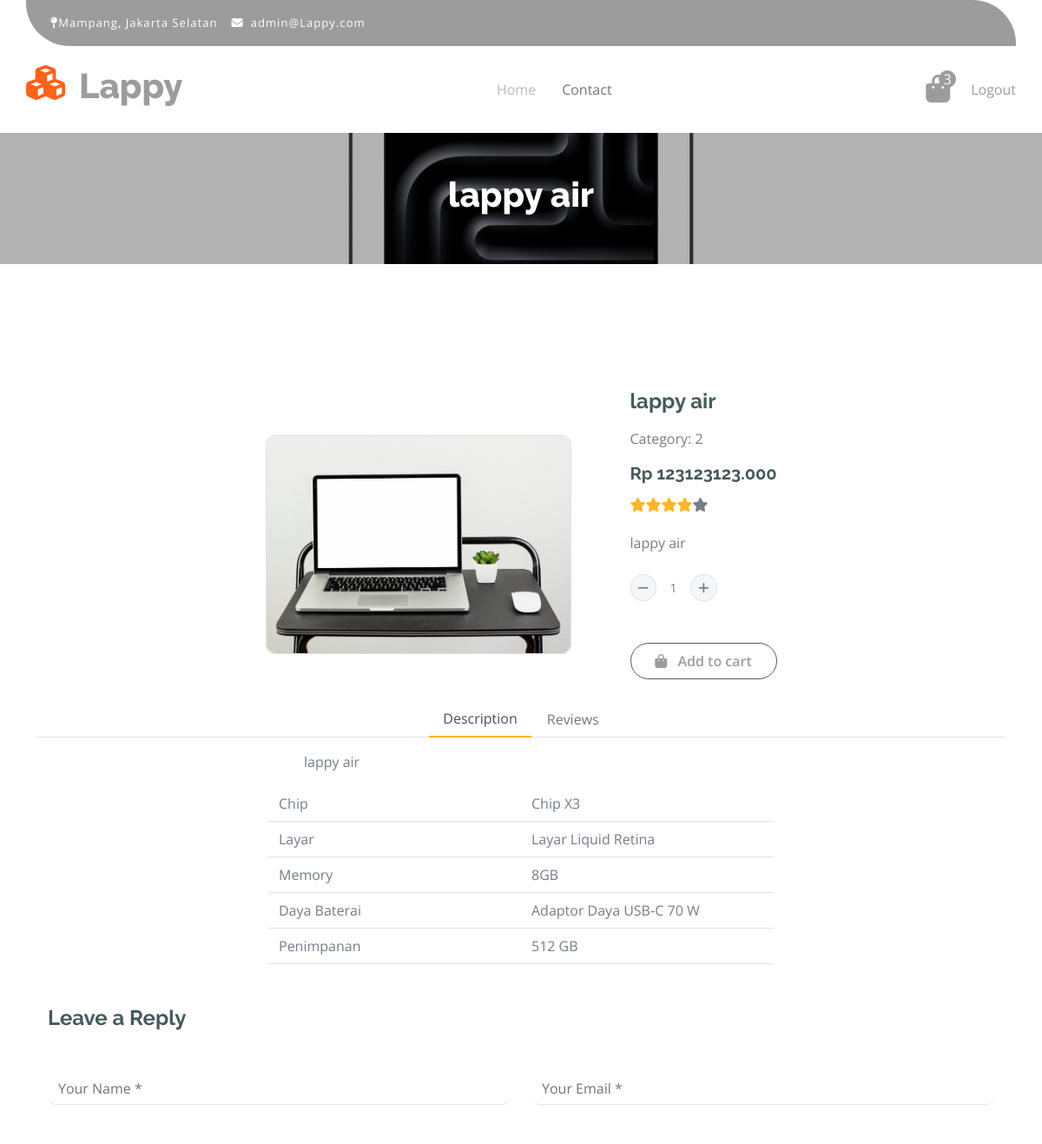
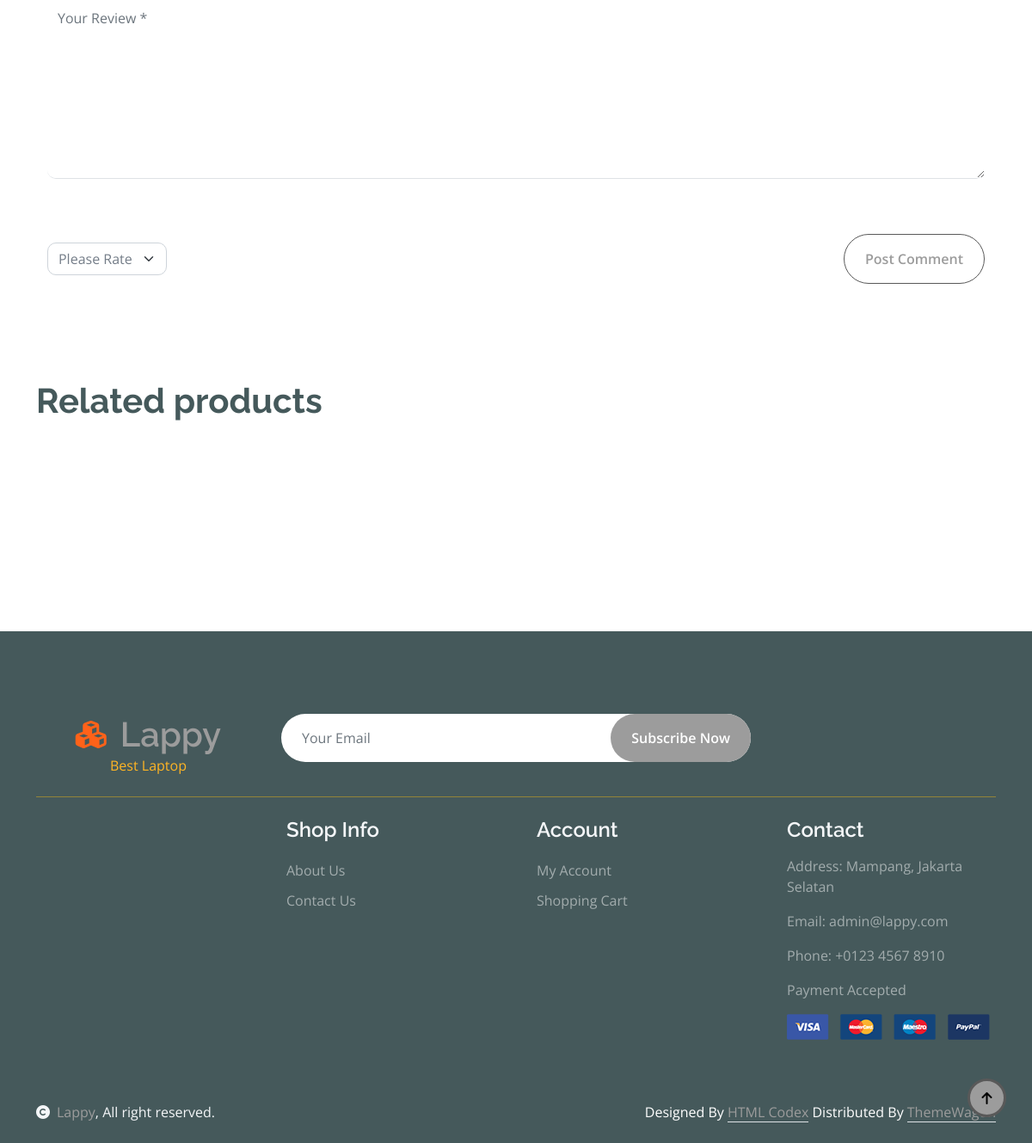
Page /detail/2/ (signed in) on the committed database (2 pictures, top to bottom).
### lappy_app/models.py (models this page shows)
class Products (models.Model):
    product_name = models.CharField(max_length=200)
    product_description = models.TextField()
    supplier_id = models.IntegerField()
    category_id = models.IntegerField()
    unit = models.CharField(max_length=200)
    price = models.DecimalField(max_digits=15, decimal_places=3)
    photo = models.ImageField(upload_to='images/products')
    def image_tag(self):
        return mark_safe('<img src="%s" width="100px" height="100px" />'%(self.photo.url))
    image_tag.short_description = 'Image'

### lappy_app/views.py (the view)
# urls.py: path('detail/<int:id>/', detail_view, name='detail'),
def detail_view(request, id):
    context ={}
    context["reviews"] = Reviews.objects.filter(product_id = id)
    context["product"] = Products.objects.get(id = id)
    related_category = context["product"].category_id
    context["related_products"] = Products.objects.filter(category_id=related_category).exclude(id=id)
    context["categories"] = Categories.objects.all()
    return render(request, "product.html", context)

### lappy_app/templates/product.html
{% include "components/header.html" %}
{% include "components/navbar.html" %}
{% include "components/product_detail.html" %}
{% include "components/footer.html" %}

### lappy_app/templates/components/product_detail.html (shortened to what this page needs)
    <div class="container-fluid page-header py-5 mt-5">
        <h1 class="text-center text-white display-6">{{product.product_name}}</h1>
    </div>
    <div class="container-fluid py-5 mt-5">
        <div class="container py-5">
            <div class=" mb-5">
                <div class="d-flex flex-column justify-content-center align-items-center">
                    <div class="col-lg-12 d-flex justify-content-center align-items-center" style="gap: 20px;">
                        <div>
                            <div class="border rounded d-flex justify-content-center align-items-center">
                                <a href="#">
                                    <img src="{{product.photo.url}}" class="img-fluid rounded" alt="Image" style="width: 350px; height: 250px; object-fit: cover;">
                                </a>
                            </div>
                        </div>
                        <div class="d-flex flex-column flex-start ps-5">
                            <h4 class="fw-bold mb-3">{{product.product_name}}</h4>
                            <p class="mb-3">Category: {{product.category_id}}</p>
                            <h5 class="fw-bold mb-3">Rp {{product.price}} </h5>
                            <div class="d-flex mb-4">
                                <i class="fa fa-star text-secondary"></i>
                                <i class="fa fa-star text-secondary"></i>
                                <i class="fa fa-star text-secondary"></i>
                                <i class="fa fa-star text-secondary"></i>
                                <i class="fa fa-star"></i>
                            </div>
                            <p class="mb-4">{{product.product_description}}</p>
                            <div class="input-group quantity mb-5" style="width: 100px;">
                                <div class="input-group-btn">
                                    <button class="btn btn-sm btn-minus rounded-circle bg-light border">
                                        <i class="fa fa-minus"></i>
                                    </button>
                                </div>
                                <input type="text" class="form-control form-control-sm text-center border-0" value="1">
                                <div class="input-group-btn">
                                    <button class="btn btn-sm btn-plus rounded-circle bg-light border">
                                        <i class="fa fa-plus"></i>
                                    </button>
                                </div>
                            </div>
                            <a href="#" class="btn border border-secondary rounded-pill px-4 py-2 mb-4 text-primary"><i
                                    class="fa fa-shopping-bag me-2 text-primary"></i> Add to cart</a>
                        </div>
                    </div>
                    <div class="col-lg-12">
                        <nav>
                            <div class="nav nav-tabs mb-3 d-flex justify-content-center align-items-center">
                                <button class="nav-link active border-white border-bottom-0" type="button"
                                    role="tab" id="nav-about-tab" data-bs-toggle="tab" data-bs-target="#nav-about"
                                    aria-controls="nav-about" aria-selected="true">Description</button>
                                <button class="nav-link border-white border-bottom-0" type="button" role="tab"
                                    id="nav-mission-tab" data-bs-toggle="tab" data-bs-target="#nav-mission"
                                    aria-controls="nav-mission" aria-selected="false">Reviews</button>
                            </div>
                        </nav>
                        <div class="tab-content mb-5">
                            <div class="tab-pane active" id="nav-about" role="tabpanel"
                                aria-labelledby="nav-about-tab">
                                <div class="d-flex flex-column justify-content-center align-items-center w-100">
                                    <p class="align-self-center text-start text-wrap" style="width: 500px;">{{product.product_description}}</p>
                                    <div class="d-flex justify-content-center w-100">
                                        <div class="col-6">
                                            <div
                                                class="row border-bottom align-items-center text-start justify-content-center py-2">
                                                <div class="col-6">
                                                    <p class="mb-0">Chip</p>
                                                </div>
                                                <div class="col-6">
                                                    <p class="mb-0">Chip X3</p>
                                                </div>
                                            </div>
                                            <div
                                                class="row border-bottom text-start align-items-start justify-content-center py-2">
                                                <div class="col-6">
                                                    <p class="mb-0">Layar</p>
                                                </div>
                                                <div class="col-6">
                                                    <p class="mb-0">Layar Liquid Retina</p>
                                                </div>
                                            </div>
                                            <div
                                                class="row border-bottom text-start align-items-center justify-content-center py-2">
                                                <div class="col-6">
                                                    <p class="mb-0">Memory</p>
                                                </div>
                                                <div class="col-6">
                                                    <p class="mb-0">8GB</p>
                                                </div>
                                            </div>
                                            <div
                                                class="row border-bottom text-start align-items-center justify-content-center py-2">
                                                <div class="col-6">
                                                    <p class="mb-0">Daya Baterai</p>
                                                </div>
                                                <div class="col-6">
                                                    <p class="mb-0">Adaptor Daya USB‑C 70 W</p>
                                                </div>
                                            </div>
                                            <div
                                                class="row border-bottom text-start align-items-center justify-content-center py-2">
                                                <div class="col-6">
                                                    <p class="mb-0">Penimpanan</p>
                                                </div>
                                                <div class="col-6">
                                                    <p class="mb-0">512 GB</p>
                                                </div>
                                            </div>
                                        </div>
                                    </div>
                                </div>
                            </div>
                        </div>
                    </div>
                    {% include 'components/review.html' %}
                </div>
            </div>
            <h1 class="fw-bold mb-0">Related products</h1>
            <div class="vesitable">
                <div class="owl-carousel vegetable-carousel justify-content-center">
                </div>
            </div>
        </div>
    </div>

### lappy_app/static/css/style.css (style rules this page uses)
.btn { font-weight: 600; transition: .5s; }
.btn.border-secondary { transition: 0.5s; }
.page-header { position: relative; background: linear-gradient(rgba(0, 0, 0, 0.3), rgba(0, 0, 0, 0.3)), url(../img/welcome_hero_endframe__66ipqm3o5gyu_medium_2x.jpg); background-position: center center; background-repeat: no-repeat; background-size: cover; }
@media (min-width: 992px) { .hero-header, .page-header { margin-top: 152px !important; } }
.nav.nav-tabs .nav-link.active { border-bottom: 2px solid var(--bs-secondary) !important; }

### rows in the picture
Products: product_name "lappy air", photo (picture), category_id "2", price "123123123.000", product_description "lappy air"
